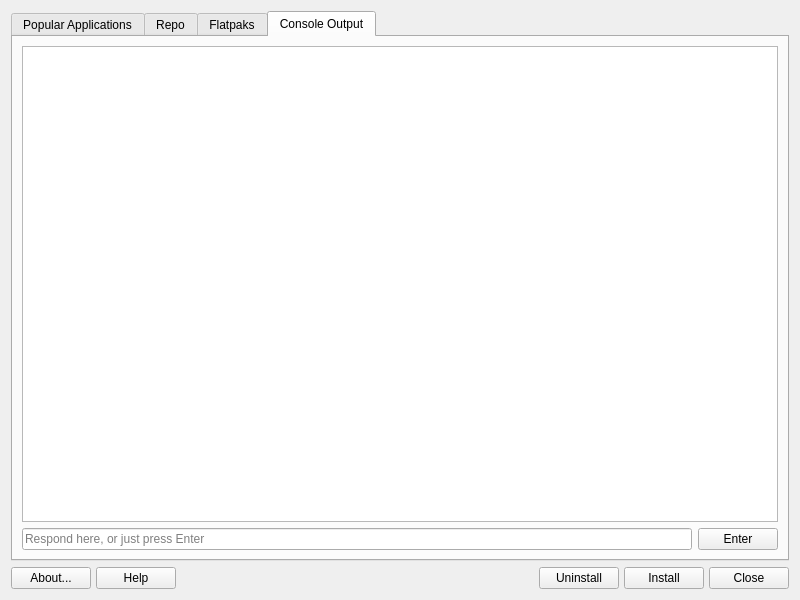
<?xml version="1.0" encoding="UTF-8"?>
<ui version="4.0">
 <class>MainWindow</class>
 <widget class="QDialog" name="MainWindow">
  <property name="geometry">
   <rect>
    <x>0</x>
    <y>0</y>
    <width>800</width>
    <height>600</height>
   </rect>
  </property>
  <property name="sizePolicy">
   <sizepolicy hsizetype="MinimumExpanding" vsizetype="MinimumExpanding">
    <horstretch>0</horstretch>
    <verstretch>0</verstretch>
   </sizepolicy>
  </property>
  <property name="contextMenuPolicy">
   <enum>Qt::NoContextMenu</enum>
  </property>
  <property name="windowTitle">
   <string>PakOS Package Installer</string>
  </property>
  <property name="sizeGripEnabled">
   <bool>false</bool>
  </property>
  <property name="modal">
   <bool>false</bool>
  </property>
  <layout class="QVBoxLayout" name="verticalLayout">
   <item>
    <widget class="QTabWidget" name="tabWidget">
     <property name="sizePolicy">
      <sizepolicy hsizetype="Ignored" vsizetype="Expanding">
       <horstretch>0</horstretch>
       <verstretch>0</verstretch>
      </sizepolicy>
     </property>
     <property name="currentIndex">
      <number>3</number>
     </property>
     <property name="documentMode">
      <bool>false</bool>
     </property>
     <property name="tabsClosable">
      <bool>false</bool>
     </property>
     <property name="movable">
      <bool>false</bool>
     </property>
     <widget class="QWidget" name="tabPopular">
      <property name="sizePolicy">
       <sizepolicy hsizetype="Preferred" vsizetype="Expanding">
        <horstretch>0</horstretch>
        <verstretch>0</verstretch>
       </sizepolicy>
      </property>
      <attribute name="title">
       <string>Popular Applications</string>
      </attribute>
      <layout class="QGridLayout" name="gridLayout">
       <item row="3" column="0" colspan="5">
        <widget class="QTreeWidget" name="treePopularApps">
         <property name="frameShadow">
          <enum>QFrame::Raised</enum>
         </property>
         <property name="tabKeyNavigation">
          <bool>true</bool>
         </property>
         <property name="selectionMode">
          <enum>QAbstractItemView::SingleSelection</enum>
         </property>
         <column>
          <property name="text">
           <string/>
          </property>
         </column>
         <column>
          <property name="text">
           <string/>
          </property>
         </column>
         <column>
          <property name="text">
           <string>Package</string>
          </property>
         </column>
         <column>
          <property name="text">
           <string>Info</string>
          </property>
         </column>
         <column>
          <property name="text">
           <string>Description</string>
          </property>
         </column>
        </widget>
       </item>
       <item row="2" column="2">
        <widget class="QLineEdit" name="searchPopular">
         <property name="minimumSize">
          <size>
           <width>150</width>
           <height>0</height>
          </size>
         </property>
         <property name="maximumSize">
          <size>
           <width>200</width>
           <height>16777215</height>
          </size>
         </property>
         <property name="placeholderText">
          <string>search</string>
         </property>
         <property name="clearButtonEnabled">
          <bool>true</bool>
         </property>
        </widget>
       </item>
       <item row="1" column="0" rowspan="2">
        <widget class="QLabel" name="label">
         <property name="text">
          <string>&lt;html&gt;&lt;head/&gt;&lt;body&gt;&lt;p&gt;&lt;span style=&quot; font-size:16pt;&quot;&gt;Manage popular packages&lt;/span&gt;&lt;/p&gt;&lt;p&gt;Greyed out items have already been installed.&lt;/p&gt;&lt;/body&gt;&lt;/html&gt;</string>
         </property>
        </widget>
       </item>
       <item row="2" column="1">
        <spacer name="horizontalSpacer">
         <property name="orientation">
          <enum>Qt::Horizontal</enum>
         </property>
         <property name="sizeType">
          <enum>QSizePolicy::Expanding</enum>
         </property>
         <property name="sizeHint" stdset="0">
          <size>
           <width>350</width>
           <height>20</height>
          </size>
         </property>
        </spacer>
       </item>
      </layout>
     </widget>
     <widget class="QWidget" name="tabRepo">
      <property name="sizePolicy">
       <sizepolicy hsizetype="Preferred" vsizetype="Expanding">
        <horstretch>0</horstretch>
        <verstretch>0</verstretch>
       </sizepolicy>
      </property>
      <attribute name="title">
       <string>Repo</string>
      </attribute>
      <layout class="QGridLayout" name="gridLayout_2">
       <item row="1" column="3">
        <widget class="QComboBox" name="comboFilterRepo">
         <property name="enabled">
          <bool>true</bool>
         </property>
         <property name="minimumSize">
          <size>
           <width>150</width>
           <height>0</height>
          </size>
         </property>
         <property name="maximumSize">
          <size>
           <width>200</width>
           <height>16777215</height>
          </size>
         </property>
         <property name="toolTip">
          <string>&lt;html&gt;&lt;head/&gt;&lt;body&gt;&lt;p&gt;Filter packages according to their status.&lt;/p&gt;&lt;/body&gt;&lt;/html&gt;</string>
         </property>
         <property name="currentText">
          <string>All packages</string>
         </property>
         <item>
          <property name="text">
           <string>All packages</string>
          </property>
         </item>
         <item>
          <property name="text">
           <string>Installed</string>
          </property>
         </item>
         <item>
          <property name="text">
           <string>Upgradable</string>
          </property>
         </item>
         <item>
          <property name="text">
           <string>Not installed</string>
          </property>
         </item>
        </widget>
       </item>
       <item row="2" column="3">
        <widget class="QLineEdit" name="searchBoxRepo">
         <property name="minimumSize">
          <size>
           <width>150</width>
           <height>0</height>
          </size>
         </property>
         <property name="maximumSize">
          <size>
           <width>200</width>
           <height>16777215</height>
          </size>
         </property>
         <property name="placeholderText">
          <string>search</string>
         </property>
         <property name="clearButtonEnabled">
          <bool>true</bool>
         </property>
        </widget>
       </item>
       <item row="3" column="0" colspan="4">
        <widget class="QTreeWidget" name="treeRepo">
         <property name="sortingEnabled">
          <bool>false</bool>
         </property>
         <column>
          <property name="text">
           <string notr="true"/>
          </property>
         </column>
         <column>
          <property name="text">
           <string/>
          </property>
         </column>
         <column>
          <property name="text">
           <string>Package Name</string>
          </property>
         </column>
         <column>
          <property name="text">
           <string>Version</string>
          </property>
         </column>
         <column>
          <property name="text">
           <string>Description</string>
          </property>
         </column>
         <column>
          <property name="text">
           <string notr="true">Status</string>
          </property>
         </column>
         <column>
          <property name="text">
           <string notr="true">Displayed</string>
          </property>
         </column>
        </widget>
       </item>
       <item row="4" column="0" colspan="4">
        <widget class="QFrame" name="frame">
         <property name="frameShape">
          <enum>QFrame::StyledPanel</enum>
         </property>
         <property name="frameShadow">
          <enum>QFrame::Raised</enum>
         </property>
         <layout class="QGridLayout" name="gridLayout_9">
          <item row="0" column="3">
           <widget class="QLabel" name="labelNumApps">
            <property name="text">
             <string/>
            </property>
           </widget>
          </item>
          <item row="0" column="6" colspan="2">
           <widget class="QPushButton" name="pushRemoveOrphan">
            <property name="text">
             <string>Remove orphan packages</string>
            </property>
            <property name="icon">
             <iconset theme="remove">
              <normaloff>.</normaloff>.</iconset>
            </property>
           </widget>
          </item>
          <item row="1" column="0">
           <widget class="QLabel" name="labelInstalled">
            <property name="text">
             <string>Installed:</string>
            </property>
           </widget>
          </item>
          <item row="0" column="4">
           <spacer name="horizontalSpacer_2">
            <property name="orientation">
             <enum>Qt::Horizontal</enum>
            </property>
            <property name="sizeHint" stdset="0">
             <size>
              <width>40</width>
              <height>20</height>
             </size>
            </property>
           </spacer>
          </item>
          <item row="1" column="5">
           <spacer name="horizontalSpacer_4">
            <property name="orientation">
             <enum>Qt::Horizontal</enum>
            </property>
            <property name="sizeType">
             <enum>QSizePolicy::Preferred</enum>
            </property>
            <property name="sizeHint" stdset="0">
             <size>
              <width>20</width>
              <height>20</height>
             </size>
            </property>
           </spacer>
          </item>
          <item row="1" column="6" colspan="2">
           <widget class="QPushButton" name="pushUpgradeAll">
            <property name="text">
             <string>Upgrade All</string>
            </property>
            <property name="icon">
             <iconset theme="system-upgrade">
              <normaloff>.</normaloff>.</iconset>
            </property>
            <property name="autoDefault">
             <bool>false</bool>
            </property>
           </widget>
          </item>
          <item row="1" column="2">
           <spacer name="horizontalSpacer_6">
            <property name="orientation">
             <enum>Qt::Horizontal</enum>
            </property>
            <property name="sizeType">
             <enum>QSizePolicy::Preferred</enum>
            </property>
            <property name="sizeHint" stdset="0">
             <size>
              <width>20</width>
              <height>20</height>
             </size>
            </property>
           </spacer>
          </item>
          <item row="0" column="8">
           <widget class="QPushButton" name="pushForceUpdateRepo">
            <property name="minimumSize">
             <size>
              <width>150</width>
              <height>0</height>
             </size>
            </property>
            <property name="maximumSize">
             <size>
              <width>200</width>
              <height>16777215</height>
             </size>
            </property>
            <property name="text">
             <string>Refresh list</string>
            </property>
            <property name="icon">
             <iconset theme="reload">
              <normaloff>.</normaloff>.</iconset>
            </property>
            <property name="autoDefault">
             <bool>false</bool>
            </property>
           </widget>
          </item>
          <item row="1" column="1">
           <widget class="QLabel" name="labelNumInst">
            <property name="text">
             <string/>
            </property>
           </widget>
          </item>
          <item row="1" column="8">
           <widget class="QCheckBox" name="checkHideLibs">
            <property name="text">
             <string>Hide library and developer packages</string>
            </property>
            <property name="checked">
             <bool>true</bool>
            </property>
           </widget>
          </item>
          <item row="0" column="0" colspan="3">
           <widget class="QLabel" name="labelTotalApps">
            <property name="text">
             <string>Total packages:</string>
            </property>
           </widget>
          </item>
          <item row="1" column="3">
           <widget class="QLabel" name="labelUpgradable">
            <property name="text">
             <string>Upgradable:</string>
            </property>
           </widget>
          </item>
          <item row="1" column="4">
           <widget class="QLabel" name="labelNumUpgr">
            <property name="text">
             <string/>
            </property>
           </widget>
          </item>
          <item row="0" column="5">
           <spacer name="horizontalSpacer_3">
            <property name="orientation">
             <enum>Qt::Horizontal</enum>
            </property>
            <property name="sizeHint" stdset="0">
             <size>
              <width>40</width>
              <height>20</height>
             </size>
            </property>
           </spacer>
          </item>
         </layout>
        </widget>
       </item>
       <item row="2" column="0" colspan="3">
        <widget class="QLabel" name="label_3">
         <property name="text">
          <string>Greyed out items have already been installed.</string>
         </property>
         <property name="margin">
          <number>0</number>
         </property>
         <property name="indent">
          <number>4</number>
         </property>
        </widget>
       </item>
       <item row="1" column="0">
        <widget class="QPushButton" name="icon">
         <property name="enabled">
          <bool>true</bool>
         </property>
         <property name="sizePolicy">
          <sizepolicy hsizetype="Fixed" vsizetype="Fixed">
           <horstretch>0</horstretch>
           <verstretch>0</verstretch>
          </sizepolicy>
         </property>
         <property name="maximumSize">
          <size>
           <width>24</width>
           <height>16777215</height>
          </size>
         </property>
         <property name="text">
          <string/>
         </property>
         <property name="iconSize">
          <size>
           <width>16</width>
           <height>16</height>
          </size>
         </property>
         <property name="shortcut">
          <string notr="true"/>
         </property>
         <property name="autoDefault">
          <bool>false</bool>
         </property>
         <property name="flat">
          <bool>true</bool>
         </property>
        </widget>
       </item>
       <item row="1" column="1" colspan="2">
        <widget class="QLabel" name="label_2">
         <property name="sizePolicy">
          <sizepolicy hsizetype="Preferred" vsizetype="Preferred">
           <horstretch>0</horstretch>
           <verstretch>0</verstretch>
          </sizepolicy>
         </property>
         <property name="text">
          <string>&lt;html&gt;&lt;head/&gt;&lt;body&gt;&lt;p&gt;= Upgradable package. Newer version available in selected repository.&lt;/p&gt;&lt;/body&gt;&lt;/html&gt;</string>
         </property>
         <property name="wordWrap">
          <bool>false</bool>
         </property>
         <property name="indent">
          <number>-1</number>
         </property>
        </widget>
       </item>
      </layout>
     </widget>
     <widget class="QWidget" name="tabFlatpak">
      <property name="sizePolicy">
       <sizepolicy hsizetype="Preferred" vsizetype="Expanding">
        <horstretch>0</horstretch>
        <verstretch>0</verstretch>
       </sizepolicy>
      </property>
      <attribute name="title">
       <string>Flatpaks</string>
      </attribute>
      <layout class="QGridLayout" name="gridLayout_8">
       <item row="1" column="4">
        <widget class="QComboBox" name="comboFilterFlatpak">
         <property name="enabled">
          <bool>true</bool>
         </property>
         <property name="minimumSize">
          <size>
           <width>150</width>
           <height>0</height>
          </size>
         </property>
         <property name="maximumSize">
          <size>
           <width>200</width>
           <height>16777215</height>
          </size>
         </property>
         <property name="toolTip">
          <string>&lt;html&gt;&lt;head/&gt;&lt;body&gt;&lt;p&gt;Filter packages according to their status.&lt;/p&gt;&lt;/body&gt;&lt;/html&gt;</string>
         </property>
         <property name="currentText">
          <string>All apps</string>
         </property>
         <item>
          <property name="text">
           <string>All apps</string>
          </property>
         </item>
         <item>
          <property name="text">
           <string>All runtimes</string>
          </property>
         </item>
         <item>
          <property name="text">
           <string>All available</string>
          </property>
         </item>
         <item>
          <property name="text">
           <string>Installed apps</string>
          </property>
         </item>
         <item>
          <property name="text">
           <string>Installed runtimes</string>
          </property>
         </item>
         <item>
          <property name="text">
           <string>All installed</string>
          </property>
         </item>
         <item>
          <property name="text">
           <string>Not installed</string>
          </property>
         </item>
        </widget>
       </item>
       <item row="2" column="4">
        <widget class="QLineEdit" name="searchBoxFlatpak">
         <property name="minimumSize">
          <size>
           <width>150</width>
           <height>0</height>
          </size>
         </property>
         <property name="maximumSize">
          <size>
           <width>200</width>
           <height>16777215</height>
          </size>
         </property>
         <property name="placeholderText">
          <string>search</string>
         </property>
         <property name="clearButtonEnabled">
          <bool>true</bool>
         </property>
        </widget>
       </item>
       <item row="4" column="0" colspan="5">
        <widget class="QTreeWidget" name="treeFlatpak">
         <property name="sizePolicy">
          <sizepolicy hsizetype="Expanding" vsizetype="Expanding">
           <horstretch>0</horstretch>
           <verstretch>0</verstretch>
          </sizepolicy>
         </property>
         <property name="sortingEnabled">
          <bool>false</bool>
         </property>
         <column>
          <property name="text">
           <string notr="true"/>
          </property>
         </column>
         <column>
          <property name="text">
           <string>Short Name</string>
          </property>
         </column>
         <column>
          <property name="text">
           <string>Full Package Name</string>
          </property>
         </column>
         <column>
          <property name="text">
           <string>Version</string>
          </property>
         </column>
         <column>
          <property name="text">
           <string>Size</string>
          </property>
         </column>
         <column>
          <property name="text">
           <string notr="true">Status</string>
          </property>
         </column>
         <column>
          <property name="text">
           <string notr="true">Displayed</string>
          </property>
         </column>
         <column>
          <property name="text">
           <string notr="true">Duplication</string>
          </property>
         </column>
         <column>
          <property name="text">
           <string notr="true">Full string</string>
          </property>
         </column>
        </widget>
       </item>
       <item row="6" column="0" colspan="5">
        <widget class="QFrame" name="frameFP">
         <property name="frameShape">
          <enum>QFrame::StyledPanel</enum>
         </property>
         <property name="frameShadow">
          <enum>QFrame::Raised</enum>
         </property>
         <layout class="QGridLayout" name="gridLayout_7">
          <item row="2" column="4">
           <widget class="QLabel" name="labelNumInstFP">
            <property name="text">
             <string/>
            </property>
           </widget>
          </item>
          <item row="2" column="0">
           <widget class="QLabel" name="labelTotalApps_4">
            <property name="text">
             <string>Total items </string>
            </property>
           </widget>
          </item>
          <item row="2" column="1">
           <widget class="QLabel" name="labelNumAppFP">
            <property name="text">
             <string/>
            </property>
           </widget>
          </item>
          <item row="2" column="3">
           <widget class="QLabel" name="labelInstalled_4">
            <property name="text">
             <string>Installed apps:</string>
            </property>
           </widget>
          </item>
          <item row="2" column="11">
           <widget class="QPushButton" name="pushUpgradeFP">
            <property name="text">
             <string>Upgrade All</string>
            </property>
            <property name="icon">
             <iconset theme="system-upgrade">
              <normaloff>.</normaloff>.</iconset>
            </property>
            <property name="autoDefault">
             <bool>false</bool>
            </property>
           </widget>
          </item>
          <item row="2" column="2">
           <spacer name="horizontalSpacer_15">
            <property name="orientation">
             <enum>Qt::Horizontal</enum>
            </property>
            <property name="sizeType">
             <enum>QSizePolicy::Preferred</enum>
            </property>
            <property name="sizeHint" stdset="0">
             <size>
              <width>20</width>
              <height>20</height>
             </size>
            </property>
           </spacer>
          </item>
          <item row="2" column="8">
           <spacer name="horizontalSpacer_16">
            <property name="orientation">
             <enum>Qt::Horizontal</enum>
            </property>
            <property name="sizeType">
             <enum>QSizePolicy::Expanding</enum>
            </property>
            <property name="sizeHint" stdset="0">
             <size>
              <width>20</width>
              <height>20</height>
             </size>
            </property>
           </spacer>
          </item>
          <item row="2" column="10">
           <widget class="QPushButton" name="pushRemotes">
            <property name="text">
             <string>Advanced</string>
            </property>
            <property name="icon">
             <iconset theme="configure">
              <normaloff>.</normaloff>.</iconset>
            </property>
            <property name="autoDefault">
             <bool>false</bool>
            </property>
           </widget>
          </item>
          <item row="2" column="5">
           <spacer name="horizontalSpacer_17">
            <property name="orientation">
             <enum>Qt::Horizontal</enum>
            </property>
            <property name="sizeType">
             <enum>QSizePolicy::Preferred</enum>
            </property>
            <property name="sizeHint" stdset="0">
             <size>
              <width>20</width>
              <height>20</height>
             </size>
            </property>
           </spacer>
          </item>
          <item row="2" column="6">
           <widget class="QLabel" name="labelTotalSize">
            <property name="text">
             <string>Total installed size:</string>
            </property>
           </widget>
          </item>
          <item row="2" column="7">
           <widget class="QLabel" name="labelNumSize">
            <property name="text">
             <string/>
            </property>
           </widget>
          </item>
          <item row="3" column="10" colspan="2">
           <widget class="QPushButton" name="pushRemoveUnused">
            <property name="text">
             <string>Remove unused runtimes</string>
            </property>
            <property name="icon">
             <iconset theme="sweeper">
              <normaloff>.</normaloff>.</iconset>
            </property>
            <property name="autoDefault">
             <bool>false</bool>
            </property>
           </widget>
          </item>
         </layout>
        </widget>
       </item>
       <item row="1" column="0">
        <widget class="QComboBox" name="comboUser">
         <property name="currentText">
          <string>For all users</string>
         </property>
         <item>
          <property name="text">
           <string>For all users</string>
          </property>
         </item>
         <item>
          <property name="text">
           <string>For current user</string>
          </property>
         </item>
        </widget>
       </item>
       <item row="1" column="3">
        <widget class="QComboBox" name="comboRemote">
         <property name="minimumSize">
          <size>
           <width>150</width>
           <height>0</height>
          </size>
         </property>
        </widget>
       </item>
       <item row="1" column="2" alignment="Qt::AlignRight">
        <widget class="QLabel" name="labelRepo">
         <property name="text">
          <string>Remote (repo):</string>
         </property>
        </widget>
       </item>
       <item row="3" column="0">
        <spacer name="verticalSpacerFP">
         <property name="orientation">
          <enum>Qt::Vertical</enum>
         </property>
         <property name="sizeType">
          <enum>QSizePolicy::Preferred</enum>
         </property>
         <property name="sizeHint" stdset="0">
          <size>
           <width>20</width>
           <height>0</height>
          </size>
         </property>
        </spacer>
       </item>
       <item row="2" column="0" colspan="4">
        <widget class="QLabel" name="labelFP">
         <property name="text">
          <string>Greyed out items have already been installed.</string>
         </property>
         <property name="margin">
          <number>0</number>
         </property>
         <property name="indent">
          <number>4</number>
         </property>
        </widget>
       </item>
      </layout>
     </widget>
     <widget class="QWidget" name="tabOutput">
      <property name="sizePolicy">
       <sizepolicy hsizetype="Preferred" vsizetype="Expanding">
        <horstretch>0</horstretch>
        <verstretch>0</verstretch>
       </sizepolicy>
      </property>
      <attribute name="title">
       <string>Console Output</string>
      </attribute>
      <layout class="QGridLayout" name="gridLayout_3">
       <item row="1" column="1">
        <widget class="QPushButton" name="pushEnter">
         <property name="text">
          <string>Enter</string>
         </property>
         <property name="icon">
          <iconset theme="key-enter">
           <normaloff>.</normaloff>.</iconset>
         </property>
        </widget>
       </item>
       <item row="1" column="0">
        <widget class="QLineEdit" name="lineEdit">
         <property name="placeholderText">
          <string>Respond here, or just press Enter</string>
         </property>
        </widget>
       </item>
       <item row="0" column="0" colspan="2">
        <widget class="QPlainTextEdit" name="outputBox">
         <property name="undoRedoEnabled">
          <bool>false</bool>
         </property>
         <property name="lineWrapMode">
          <enum>QPlainTextEdit::WidgetWidth</enum>
         </property>
         <property name="readOnly">
          <bool>true</bool>
         </property>
         <property name="overwriteMode">
          <bool>true</bool>
         </property>
         <property name="placeholderText">
          <string notr="true"/>
         </property>
        </widget>
       </item>
      </layout>
     </widget>
    </widget>
   </item>
   <item>
    <layout class="QGridLayout" name="buttonBar" columnstretch="0,0,0,0,0,0,0,0,0">
     <property name="sizeConstraint">
      <enum>QLayout::SetDefaultConstraint</enum>
     </property>
     <property name="leftMargin">
      <number>0</number>
     </property>
     <property name="topMargin">
      <number>0</number>
     </property>
     <property name="rightMargin">
      <number>0</number>
     </property>
     <property name="bottomMargin">
      <number>0</number>
     </property>
     <property name="spacing">
      <number>5</number>
     </property>
     <item row="0" column="1">
      <widget class="QPushButton" name="pushHelp">
       <property name="sizePolicy">
        <sizepolicy hsizetype="Minimum" vsizetype="Preferred">
         <horstretch>0</horstretch>
         <verstretch>0</verstretch>
        </sizepolicy>
       </property>
       <property name="toolTip">
        <string>Display help </string>
       </property>
       <property name="text">
        <string>Help</string>
       </property>
       <property name="icon">
        <iconset theme="help-contents">
         <normaloff>.</normaloff>.</iconset>
       </property>
       <property name="shortcut">
        <string>Alt+H</string>
       </property>
       <property name="autoDefault">
        <bool>false</bool>
       </property>
      </widget>
     </item>
     <item row="0" column="2">
      <spacer name="horizontalSpacer1">
       <property name="orientation">
        <enum>Qt::Horizontal</enum>
       </property>
       <property name="sizeType">
        <enum>QSizePolicy::Expanding</enum>
       </property>
       <property name="sizeHint" stdset="0">
        <size>
         <width>40</width>
         <height>20</height>
        </size>
       </property>
      </spacer>
     </item>
     <item row="0" column="4">
      <spacer name="horizontalSpacer2">
       <property name="orientation">
        <enum>Qt::Horizontal</enum>
       </property>
       <property name="sizeType">
        <enum>QSizePolicy::Expanding</enum>
       </property>
       <property name="sizeHint" stdset="0">
        <size>
         <width>40</width>
         <height>20</height>
        </size>
       </property>
      </spacer>
     </item>
     <item row="0" column="6">
      <widget class="QPushButton" name="pushInstall">
       <property name="sizePolicy">
        <sizepolicy hsizetype="Minimum" vsizetype="Preferred">
         <horstretch>0</horstretch>
         <verstretch>0</verstretch>
        </sizepolicy>
       </property>
       <property name="text">
        <string>Install</string>
       </property>
       <property name="icon">
        <iconset theme="run-install">
         <normaloff>.</normaloff>.</iconset>
       </property>
       <property name="shortcut">
        <string>Alt+I</string>
       </property>
       <property name="autoDefault">
        <bool>false</bool>
       </property>
       <property name="default">
        <bool>false</bool>
       </property>
      </widget>
     </item>
     <item row="0" column="8">
      <widget class="QPushButton" name="pushCancel">
       <property name="sizePolicy">
        <sizepolicy hsizetype="Minimum" vsizetype="Preferred">
         <horstretch>0</horstretch>
         <verstretch>0</verstretch>
        </sizepolicy>
       </property>
       <property name="toolTip">
        <string>Quit application</string>
       </property>
       <property name="text">
        <string>Close</string>
       </property>
       <property name="icon">
        <iconset theme="window-close">
         <normaloff>.</normaloff>.</iconset>
       </property>
       <property name="shortcut">
        <string>Alt+C</string>
       </property>
       <property name="autoDefault">
        <bool>false</bool>
       </property>
      </widget>
     </item>
     <item row="0" column="5">
      <widget class="QPushButton" name="pushUninstall">
       <property name="sizePolicy">
        <sizepolicy hsizetype="Minimum" vsizetype="Preferred">
         <horstretch>0</horstretch>
         <verstretch>0</verstretch>
        </sizepolicy>
       </property>
       <property name="text">
        <string>Uninstall</string>
       </property>
       <property name="icon">
        <iconset theme="archive-remove">
         <normaloff>.</normaloff>.</iconset>
       </property>
       <property name="shortcut">
        <string>Alt+U</string>
       </property>
       <property name="autoDefault">
        <bool>false</bool>
       </property>
      </widget>
     </item>
     <item row="0" column="0">
      <widget class="QPushButton" name="pushAbout">
       <property name="sizePolicy">
        <sizepolicy hsizetype="Minimum" vsizetype="Preferred">
         <horstretch>0</horstretch>
         <verstretch>0</verstretch>
        </sizepolicy>
       </property>
       <property name="toolTip">
        <string>About this application</string>
       </property>
       <property name="text">
        <string>About...</string>
       </property>
       <property name="icon">
        <iconset theme="help-about">
         <normaloff>.</normaloff>.</iconset>
       </property>
       <property name="shortcut">
        <string>Alt+B</string>
       </property>
       <property name="autoDefault">
        <bool>false</bool>
       </property>
      </widget>
     </item>
    </layout>
   </item>
  </layout>
 </widget>
 <tabstops>
  <tabstop>tabWidget</tabstop>
  <tabstop>searchPopular</tabstop>
  <tabstop>treePopularApps</tabstop>
  <tabstop>pushAbout</tabstop>
  <tabstop>pushHelp</tabstop>
  <tabstop>pushInstall</tabstop>
  <tabstop>pushCancel</tabstop>
 </tabstops>
 <resources/>
 <connections/>
</ui>
